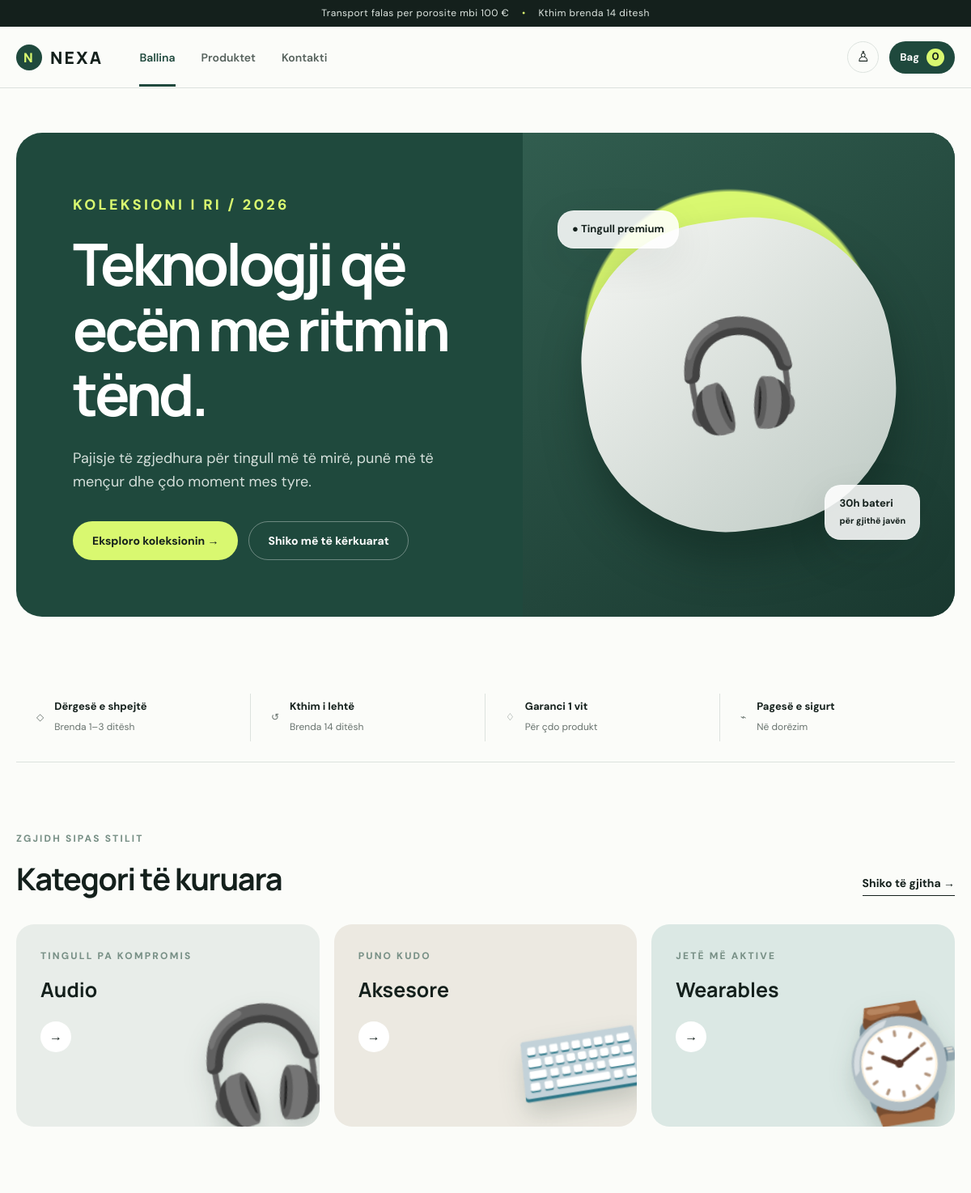
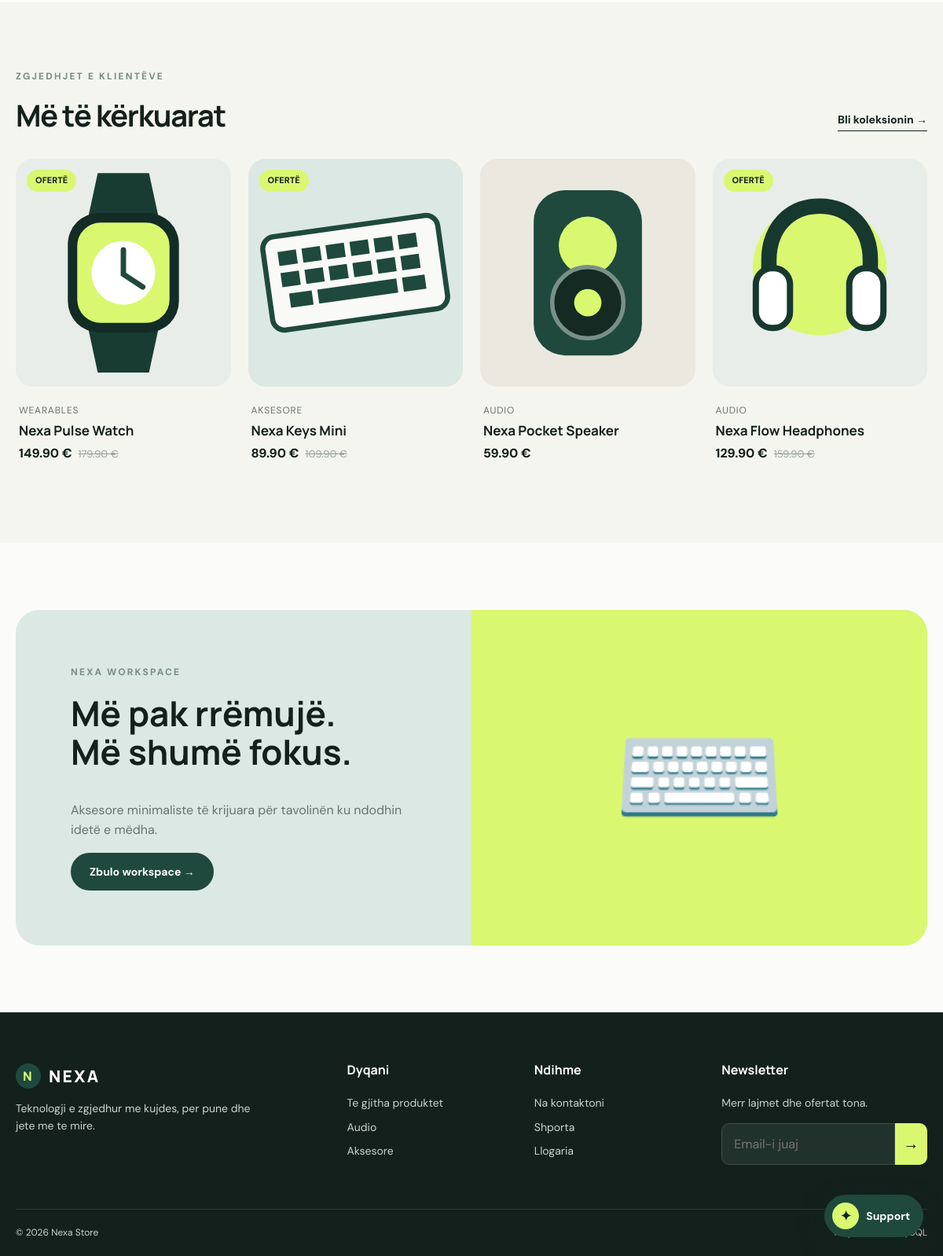
The page / on the database its author committed (2 pictures, top to bottom).
### tables this page shows
CREATE TABLE products (
  id INT UNSIGNED AUTO_INCREMENT PRIMARY KEY,
  category_id INT UNSIGNED NOT NULL,
  name VARCHAR(150) NOT NULL,
  description TEXT NOT NULL,
  price DECIMAL(10,2) NOT NULL,
  old_price DECIMAL(10,2) NULL,
  stock INT UNSIGNED NOT NULL DEFAULT 0,
  image VARCHAR(255) NULL,
  is_featured TINYINT(1) NOT NULL DEFAULT 0,
  is_active TINYINT(1) NOT NULL DEFAULT 1,
  created_at TIMESTAMP DEFAULT CURRENT_TIMESTAMP,
  CONSTRAINT fk_products_category FOREIGN KEY (category_id) REFERENCES categories(id)
);

CREATE TABLE categories (
  id INT UNSIGNED AUTO_INCREMENT PRIMARY KEY,
  name VARCHAR(80) NOT NULL UNIQUE
);

### includes/functions.php (called while the page is built, shortened)
<?php
function e(?string $value): string
{
    return htmlspecialchars($value ?? '', ENT_QUOTES, 'UTF-8');
}
function url(string $path = ''): string
{
    $script = str_replace('\\', '/', dirname($_SERVER['SCRIPT_NAME'] ?? ''));
    $script = preg_replace('#/admin$#', '', $script);
    return rtrim($script, '/') . '/' . ltrim($path, '/');
}
function is_logged_in(): bool
{
    return isset($_SESSION['user']);
}
function cart_count(): int
{
    return array_sum($_SESSION['cart'] ?? []);
}
function money(float $amount): string
{
    return number_format($amount, 2, '.', ',') . ' €';
}
function product_image(?string $image): string
{
    return url('uploads/' . rawurlencode(basename($image)));
}

### index.php (the view, shortened to what this page needs)
<?php
require_once __DIR__ . '/config/database.php';
require_once __DIR__ . '/includes/functions.php';
$activePage = 'home';
$featured = $db->query("SELECT p.*, c.name AS category_name FROM products p JOIN categories c ON c.id=p.category_id WHERE p.is_featured=1 AND p.is_active=1 ORDER BY p.id DESC LIMIT 4");
require __DIR__ . '/includes/header.php';
?>
<section class="hero"><div class="container"><div class="hero-grid">
    <div class="hero-copy"><p class="eyebrow">Koleksioni i ri / 2026</p><h1>Teknologji që ecën me ritmin tënd.</h1><p>Pajisje të zgjedhura për tingull më të mirë, punë më të mençur dhe çdo moment mes tyre.</p><div class="hero-actions"><a class="button button-primary" href="products.php">Eksploro koleksionin →</a><a class="button button-outline" href="#featured">Shiko më të kërkuarat</a></div></div>
    <div class="hero-visual"><div class="float-tag one">● Tingull premium</div><div class="hero-product">🎧</div><div class="float-tag two">30h bateri<br><small>për gjithë javën</small></div></div>
</div></div></section>
<div class="container trust-row">
    <div class="trust-item"><span class="trust-icon">◇</span><div><strong>Dërgesë e shpejtë</strong><span>Brenda 1–3 ditësh</span></div></div>
    <div class="trust-item"><span class="trust-icon">↺</span><div><strong>Kthim i lehtë</strong><span>Brenda 14 ditësh</span></div></div>
    <div class="trust-item"><span class="trust-icon">♢</span><div><strong>Garanci 1 vit</strong><span>Për çdo produkt</span></div></div>
    <div class="trust-item"><span class="trust-icon">⌁</span><div><strong>Pagesë e sigurt</strong><span>Në dorëzim</span></div></div>
</div>
<section class="section"><div class="container"><div class="section-heading"><div><p class="eyebrow">Zgjidh sipas stilit</p><h2>Kategori të kuruara</h2></div><a class="text-link" href="products.php">Shiko të gjitha →</a></div><div class="category-grid">
    <a class="category-card" href="products.php?category=1"><p class="eyebrow">Tingull pa kompromis</p><h3>Audio</h3><span>→</span><div class="category-art">🎧</div></a>
    <a class="category-card" href="products.php?category=2"><p class="eyebrow">Puno kudo</p><h3>Aksesore</h3><span>→</span><div class="category-art">⌨️</div></a>
    <a class="category-card" href="products.php?category=3"><p class="eyebrow">Jetë më aktive</p><h3>Wearables</h3><span>→</span><div class="category-art">⌚</div></a>
</div></div></section>
<section class="section section-soft" id="featured"><div class="container"><div class="section-heading"><div><p class="eyebrow">Zgjedhjet e klientëve</p><h2>Më të kërkuarat</h2></div><a class="text-link" href="products.php">Bli koleksionin →</a></div><div class="product-grid">
<?php while ($product = $featured->fetch_assoc()): ?>
    <article class="product-card"><?php if ($product['old_price']): ?><span class="badge">Ofertë</span><?php endif; ?><a class="product-image" href="product.php?id=<?= (int)$product['id'] ?>"><img src="<?= e(product_image($product['image'])) ?>" alt="<?= e($product['name']) ?>"></a><div class="product-info"><span class="product-category"><?= e($product['category_name']) ?></span><h3><a href="product.php?id=<?= (int)$product['id'] ?>"><?= e($product['name']) ?></a></h3><span class="price"><?= money((float)$product['price']) ?></span><?php if ($product['old_price']): ?><span class="old-price"><?= money((float)$product['old_price']) ?></span><?php endif; ?></div></article>
<?php endwhile; ?>
</div></div></section>
<section class="section"><div class="container"><div class="promo"><div class="promo-copy"><p class="eyebrow">Nexa workspace</p><h2>Më pak rrëmujë.<br>Më shumë fokus.</h2><p class="muted">Aksesore minimaliste të krijuara për tavolinën ku ndodhin idetë e mëdha.</p><a class="button button-dark" href="products.php?category=2">Zbulo workspace →</a></div><div class="promo-art">⌨️</div></div></div></section>
<?php require __DIR__ . '/includes/footer.php'; ?>

### includes/header.php (shortened to what this page needs)
<?php
$activePage = $activePage ?? '';
require_once __DIR__ . '/functions.php';
?>
<!DOCTYPE html>
<html lang="sq">
<head>
    <link rel="stylesheet" href="<?= url('assets/css/style.css') ?>">
</head>
<body>
<header class="site-header">
    <div class="announcement">Transport falas per porosite mbi 100 € <span>•</span> Kthim brenda 14 ditesh</div>
    <div class="container nav-wrap">
        <a class="brand" href="<?= url('index.php') ?>"><span class="brand-mark">N</span>NEXA</a>
        <nav class="main-nav">
            <a class="<?= $activePage === 'home' ? 'active' : '' ?>" href="<?= url('index.php') ?>">Ballina</a>
            <a class="<?= $activePage === 'products' ? 'active' : '' ?>" href="<?= url('products.php') ?>">Produktet</a>
            <a class="<?= $activePage === 'contact' ? 'active' : '' ?>" href="<?= url('contact.php') ?>">Kontakti</a>
        </nav>
        <div class="nav-actions">
            <a class="nav-icon" href="<?= url(is_logged_in() ? 'account.php' : 'login.php') ?>" title="Llogaria">♙</a>
            <a class="cart-link" href="<?= url('cart.php') ?>" title="Shporta">Bag <span><?= cart_count() ?></span></a>
        </div>
    </div>
</header>
<main>

### includes/footer.php (shortened to what this page needs)
</main>
<footer class="site-footer">
    <div class="container footer-grid">
        <div><a class="brand brand-light" href="<?= url('index.php') ?>"><span class="brand-mark">N</span>NEXA</a><p>Teknologji e zgjedhur me kujdes, per pune dhe jete me te mire.</p></div>
        <div><h4>Dyqani</h4><a href="<?= url('products.php') ?>">Te gjitha produktet</a><a href="<?= url('products.php?category=1') ?>">Audio</a><a href="<?= url('products.php?category=2') ?>">Aksesore</a></div>
        <div><h4>Ndihme</h4><a href="<?= url('contact.php') ?>">Na kontaktoni</a><a href="<?= url('cart.php') ?>">Shporta</a><a href="<?= url('login.php') ?>">Llogaria</a></div>
        <div><h4>Newsletter</h4><p>Merr lajmet dhe ofertat tona.</p><form class="newsletter" action="<?= url('contact.php') ?>" method="get"><input type="email" name="email" placeholder="Email-i juaj"><button aria-label="Dergo">→</button></form></div>
    </div>
    <div class="container footer-bottom"><span>© <?= date('Y') ?> Nexa Store</span><span>Projekt PHP & MySQL</span></div>
</footer>
<button class="chat-launcher" id="chatLauncher" type="button" aria-label="Hap suportin">
    <span class="chat-launcher-icon">✦</span><span>Support</span><i id="chatUnread" hidden></i>
</button>
</body>
</html>

### rows shown on the page
products: shows "OFERTË", image (picture), category.name "WEARABLES", name "Nexa Pulse Watch", price "149.90 €", old_price "179.90 €"
products: shows "OFERTË", image (picture), category.name "AKSESORE", name "Nexa Keys Mini", price "89.90 €", old_price "109.90 €"
products: image (picture), category.name "AUDIO", name "Nexa Pocket Speaker", price "59.90 €"
products: shows "OFERTË", image (picture), category.name "AUDIO", name "Nexa Flow Headphones", price "129.90 €", old_price "159.90 €"

### other values the page prints
cart_count() "0"
